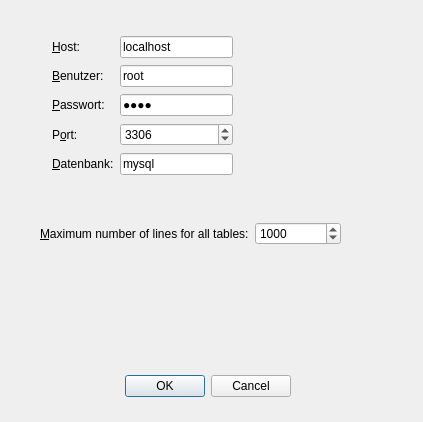
<?xml version="1.0" encoding="UTF-8"?>
<ui version="4.0">
 <class>Settingswindow</class>
 <widget class="QDialog" name="Settingswindow">
  <property name="geometry">
   <rect>
    <x>0</x>
    <y>0</y>
    <width>423</width>
    <height>422</height>
   </rect>
  </property>
  <property name="windowTitle">
   <string>Connection</string>
  </property>
  <widget class="QDialogButtonBox" name="buttonBox">
   <property name="geometry">
    <rect>
     <x>60</x>
     <y>370</y>
     <width>231</width>
     <height>32</height>
    </rect>
   </property>
   <property name="orientation">
    <enum>Qt::Horizontal</enum>
   </property>
   <property name="standardButtons">
    <set>QDialogButtonBox::Cancel|QDialogButtonBox::Ok</set>
   </property>
  </widget>
  <widget class="QWidget" name="layoutWidget">
   <property name="geometry">
    <rect>
     <x>52</x>
     <y>35</y>
     <width>181</width>
     <height>143</height>
    </rect>
   </property>
   <layout class="QGridLayout" name="gridLayout">
    <item row="0" column="0">
     <widget class="QLabel" name="label">
      <property name="text">
       <string>&amp;Host:</string>
      </property>
      <property name="buddy">
       <cstring>lineEdit_Host</cstring>
      </property>
     </widget>
    </item>
    <item row="0" column="1">
     <widget class="QLineEdit" name="lineEdit_Host">
      <property name="text">
       <string>localhost</string>
      </property>
     </widget>
    </item>
    <item row="1" column="0">
     <widget class="QLabel" name="label_2">
      <property name="text">
       <string>&amp;Benutzer:</string>
      </property>
      <property name="buddy">
       <cstring>lineEdit_User</cstring>
      </property>
     </widget>
    </item>
    <item row="1" column="1">
     <widget class="QLineEdit" name="lineEdit_User">
      <property name="text">
       <string>root</string>
      </property>
     </widget>
    </item>
    <item row="2" column="0">
     <widget class="QLabel" name="label_3">
      <property name="text">
       <string>&amp;Passwort:</string>
      </property>
      <property name="buddy">
       <cstring>lineEdit_Password</cstring>
      </property>
     </widget>
    </item>
    <item row="2" column="1">
     <widget class="QLineEdit" name="lineEdit_Password">
      <property name="text">
       <string>root</string>
      </property>
      <property name="echoMode">
       <enum>QLineEdit::PasswordEchoOnEdit</enum>
      </property>
     </widget>
    </item>
    <item row="3" column="0">
     <widget class="QLabel" name="label_4">
      <property name="text">
       <string>P&amp;ort:</string>
      </property>
      <property name="buddy">
       <cstring>spinBox_Port</cstring>
      </property>
     </widget>
    </item>
    <item row="3" column="1">
     <widget class="QSpinBox" name="spinBox_Port">
      <property name="maximum">
       <number>65536</number>
      </property>
      <property name="value">
       <number>3306</number>
      </property>
     </widget>
    </item>
    <item row="4" column="0">
     <widget class="QLabel" name="label_6">
      <property name="text">
       <string>&amp;Datenbank:</string>
      </property>
      <property name="buddy">
       <cstring>lineEdit_Database</cstring>
      </property>
     </widget>
    </item>
    <item row="4" column="1">
     <widget class="QLineEdit" name="lineEdit_Database">
      <property name="text">
       <string>mysql</string>
      </property>
     </widget>
    </item>
   </layout>
  </widget>
  <widget class="QWidget" name="layoutWidget1">
   <property name="geometry">
    <rect>
     <x>40</x>
     <y>220</y>
     <width>301</width>
     <height>27</height>
    </rect>
   </property>
   <layout class="QHBoxLayout" name="horizontalLayout">
    <item>
     <widget class="QLabel" name="label_5">
      <property name="text">
       <string>&amp;Maximum number of lines for all tables:</string>
      </property>
      <property name="buddy">
       <cstring>spinBox</cstring>
      </property>
     </widget>
    </item>
    <item>
     <widget class="QSpinBox" name="spinBox">
      <property name="maximum">
       <number>9999999</number>
      </property>
      <property name="value">
       <number>1000</number>
      </property>
     </widget>
    </item>
   </layout>
  </widget>
 </widget>
 <resources/>
 <connections>
  <connection>
   <sender>buttonBox</sender>
   <signal>accepted()</signal>
   <receiver>Settingswindow</receiver>
   <slot>accept()</slot>
   <hints>
    <hint type="sourcelabel">
     <x>248</x>
     <y>254</y>
    </hint>
    <hint type="destinationlabel">
     <x>157</x>
     <y>274</y>
    </hint>
   </hints>
  </connection>
  <connection>
   <sender>buttonBox</sender>
   <signal>rejected()</signal>
   <receiver>Settingswindow</receiver>
   <slot>reject()</slot>
   <hints>
    <hint type="sourcelabel">
     <x>316</x>
     <y>260</y>
    </hint>
    <hint type="destinationlabel">
     <x>286</x>
     <y>274</y>
    </hint>
   </hints>
  </connection>
 </connections>
</ui>
